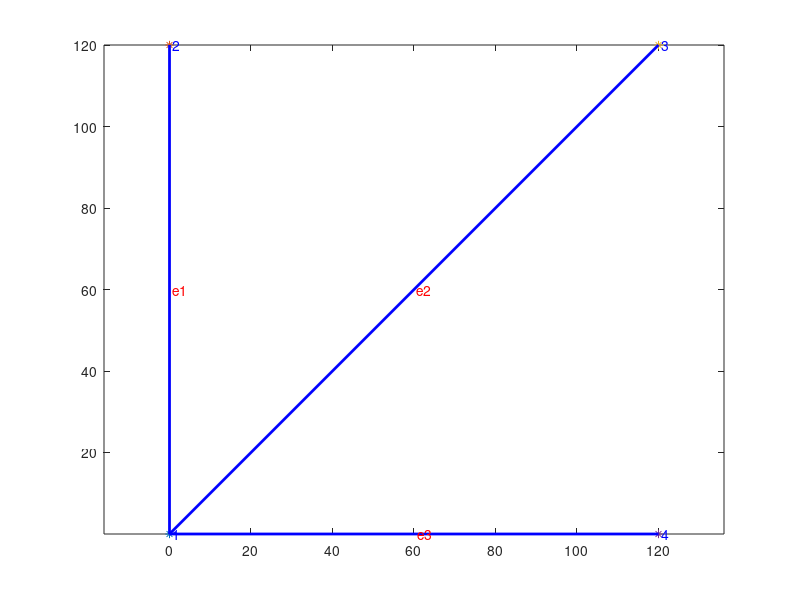

The MATLAB script that drew this image:
function truss_2D
%
%----------------------------------------------------------------------------%
% Static 2-d truss solution
%
%   adapted from the text:
%     The Finite Element Method Using MATLAB
%           by Young W. Kwon and Hyochoong Bang
%
%   adapted by D. G. Taggart for MCE 466
%
% Variable descriptions
%   k = element stiffness matrix
%   kk = system stiffness matrix
%   ff = system force vector
%   index = a vector containing system dofs associated with each element
%   gcoord = global coordinate matrix
%   disp = nodal displacement vector
%   elforce = element force vector
%   eldisp = element nodal displacement
%   stress = stress vector for every element
%   elprop = element property matrix
%   nodes = nodal connectivity matrix for each element
%   bcdof = a vector containing dofs associated with boundary conditions
%   bcval = a vector containing boundary condition values associated with
%           the dofs in 'bcdof'
%----------------------------------------------------------------------------%
clear; clc; format long; close all
%-------------------- Begin model definition --------------------
%
%---------------------------
% joint definitions (x,y,BC,Fx,Fy)
%    where BC=0 (u&v-free)
%    where BC=1 (u=v=0)
%    where BC=2 (u=0,v-free)
%    where BC=3 (u-free,v=0)
%---------------------------
node_def=[ 0,   0,   0,   0, -10000;
           0,  120,  1,   0,   0;
         120,  120,  1,   0,   0;
         120,    0,  1,   0,   0];
%---------------------------
% member definitions (Node 1, Node 2, Area)
%---------------------------
elements=[1, 2, 2;
          1, 3, 2;
          1, 4, 2];
%---------------------------
% material property (Young's modulus)
%---------------------------
E=30e6;  
%
%-------------------- End model definition --------------------
%
%---------------------------
%  plot truss geometry
%---------------------------
plot_truss(node_def,elements)
%---------------------------
%  control input data
%---------------------------
nsiz=size(node_def);
esiz=size(elements);
nel=esiz(1);             % number of element
nnode=nsiz(1);           % number of nodes
nnel=2;                  % number of nodes per element
ndof=2;                  % number of dofs per node
sdof=nnode*ndof;         % total system dofs
%---------------------------
%  nodal coordinates
%---------------------------
gcoord=node_def(:,1:2);   % (x,y) coordinates of nodes
%------------------------------------------
%  material and geometric properties
%------------------------------------------
for iel=1:nel
    elprop(iel,1)=E;                % Young's modulus
    elprop(iel,2)=elements(iel,3);  % member cross-section
end
%-----------------------------
%  nodal connectivity
%-----------------------------
nodes=elements(:,1:2);
%-----------------------------
%  applied constraints
%-----------------------------
count=1;
for i=1:nnode
    if node_def(i,3)==1
        bcdof(1,count)=2*i-1;
        bcdof(1,count+1)=2*i;
        count=count+2;
    elseif node_def(i,3)==2
        bcdof(1,count)=2*i-1;
        count=count+1;
    elseif node_def(i,3)==3
        bcdof(1,count)=2*i;
        count=count+1;
    else
        continue
    end
end
bcval=zeros(1,count-1);
%----------------------------
%  initialization to zero
%----------------------------
ff=zeros(sdof,1);              % system force vector
kk=zeros(sdof,sdof);           % system stiffness matrix
index=zeros(nnel*ndof,1);      % index vector
elforce=zeros(nnel*ndof,1);    % element force vector
eldisp=zeros(nnel*ndof,1);     % element nodal displacement vector
k=zeros(nnel*ndof,nnel*ndof);  % element stiffness matrix
stress=zeros(nel,1);           % stress vector for every element
%-----------------------------
%  applied nodal force
%-----------------------------
for i=1:nnode
    idof=2*i-1;
    ff(idof)=node_def(i,4);
    ff(idof+1)=node_def(i,5);
end
%--------------------------
%  loop for elements
%--------------------------
for iel=1:nel             % loop for the total number of elements
    nd(1)=nodes(iel,1);   % 1st connected node for the (iel)-th element
    nd(2)=nodes(iel,2);   % 2nd connected node for the (iel)-th element
    x1=gcoord(nd(1),1);   % x coordinate of 1st node
    y1=gcoord(nd(1),2);   % y coordinate of 1st node
    x2=gcoord(nd(2),1);   % x coordinate of 1st node
    y2=gcoord(nd(2),2);   % y coordinate of 2nd node
    leng=sqrt((x2-x1)^2+(y2-y1)^2);   % element length
    %
    if (x2-x1)==0
        if y2>y1
            beta=pi/2;
        else
            beta=-pi/2;
        end
    else
        beta=asin((y2-y1)/leng);
    end
    %
    %     if (x2-x1)==0
    %         beta=2*atan(1);   % angle between local and global axes
    %     else
    %         beta=atan((y2-y1)/(x2-x1));
    %     end
    %
    el=elprop(iel,1);                  % extract elastic modulus
    area=elprop(iel,2);                % extract cross-sectional area
    index=feeldof(nd,nnel,ndof);       % extract system dofs for the element
    k=fetruss2(el,leng,area,0,beta,1); % compute element matrix
    kk=feasmbl1(kk,k,index);           % assemble into system matrix
end
%---------------------------------------------------
%  apply constraints and solve the matrix
%---------------------------------------------------
[kk,ff]=feaplyc2(kk,ff,bcdof,bcval);  % apply the boundary conditions
disp=kk\ff;   % solve the matrix equation to find nodal displacements
%--------------------------------------------------
%  post computation for stress calculation
%--------------------------------------------------
for iel=1:nel         % loop for the total number of elements
    nd(1)=nodes(iel,1);   % 1st connected node for the (iel)-th element
    nd(2)=nodes(iel,2);   % 2nd connected node for the (iel)-th element
    x1=gcoord(nd(1),1); y1=gcoord(nd(1),2);  % coordinate of 1st node
    x2=gcoord(nd(2),1); y2=gcoord(nd(2),2);  % coordinate of 2nd node
    leng=sqrt((x2-x1)^2+(y2-y1)^2);  % element length
    %
    if (x2-x1)==0
        if y2>y1
            beta=pi/2;
        else
            beta=-pi/2;
        end
    else
        beta=asin((y2-y1)/leng);
    end
    %
    %     if (x2-x1)==0
    %         beta=2*atan(1);   % angle between local and global axes
    %     else
    %         beta=atan((y2-y1)/(x2-x1));
    %     end
    %
    el=elprop(iel,1);               % extract elastic modulus
    area=elprop(iel,2);             % extract cross-sectional area
    index=feeldof(nd,nnel,ndof);    % extract system dofs for the element
    k=fetruss2(el,leng,area,0,beta,1); % compute element matrix
    for i=1:(nnel*ndof)             % extract displacements associated with
        eldisp(i)=disp(index(i));   % (iel)-th element
    end
    c=cos(beta); s=sin(beta);
    stress(iel)=(E/leng)*[-c -s c s]*eldisp;    
end
%----------------------------
% print fem solutions
%----------------------------
num=1:1:sdof;
displ=[num' disp]          % print displacements
numm=1:1:nel;
stresses=[numm' stress]    % print stresses
%
%--------------------------------------------------------------------
%
function [k,m]=fetruss2(el,leng,area,rho,beta,ipt)
%     Stiffness and mass matrices for the 2-d truss element
%     nodal dof {u_1 v_1 u_2 v_2}
%
%  Synopsis:
%     [k,m]=fetruss2(el,leng,area,rho,beta,ipt)
%
%  Variable Description:
%     k - element stiffness matrix (size of 4x4)
%     m - element mass matrix (size of 4x4)
%     el - elastic modulus
%     leng - element length
%     area - area of truss cross-section
%     rho - mass density (mass per unit volume)
%     beta - angle between the local and global axes         
%            positive if the local axis is in the ccw direction from
%            the global axis
%     ipt = 1 - consistent mass matrix
%         = 2 - lumped mass matrix
%--------------------------------------------------------------------------
% stiffness matrix
c=cos(beta); s=sin(beta);
k= (area*el/leng)*[ c*c   c*s  -c*c  -c*s;...
    c*s   s*s  -c*s  -s*s;...
    -c*c  -c*s   c*c   c*s;...
    -c*s  -s*s   c*s   s*s];
% consistent mass matrix
if ipt==1
    m=(rho*area*leng/6)*[ 2*c*c+2*s*s  0  c*c+s*s  0;...
        0  2*c*c+2*s*s  0  c*c+s*s;...
        c*c+s*s  0  2*c*c+2*s*s  0;...
        0  c*c+s*s  0  2*c*c+2*s*s];
    % lumped mass matrix
else
    m=(rho*area*leng/2)*[ c*c+s*s  0  0  0;...
        0  c*c+s*s  0  0;...
        0  0  c*c+s*s  0;...
        0  0  0  c*c+s*s];
end
%
%--------------------------------------------------------------------
%
function [kk]=feasmbl1(kk,k,index)
%  Purpose:
%     Assembly of element matrices into the system matrix
%
%  Synopsis:
%     [kk]=feasmbl1(kk,k,index)
%
%  Variable Description:
%     kk - system matrix
%     k  - element matri
%     index - d.o.f. vector associated with an element
%-----------------------------------------------------------
edof = length(index);
for i=1:edof
    ii=index(i);
    for j=1:edof
        jj=index(j);
        kk(ii,jj)=kk(ii,jj)+k(i,j);
    end
end
%
%--------------------------------------------------------------------
%
function [index]=feeldof(nd,nnel,ndof)
%  Purpose:
%     Compute system dofs associated with each element
%
%  Synopsis:
%     [index]=feeldof(nd,nnel,ndof)
%
%  Variable Description:
%     index - system dof vector associated with element "iel"
%     iel - element number whose system dofs are to be determined
%     nnel - number of nodes per element
%     ndof - number of dofs per node
%-----------------------------------------------------------

edof = nnel*ndof;
k=0;
for i=1:nnel
    start = (nd(i)-1)*ndof;
    for j=1:ndof
        k=k+1;
        index(k)=start+j;
    end
end
%
%--------------------------------------------------------------------
%
function [kk,ff]=feaplyc2(kk,ff,bcdof,bcval)
%  Purpose:
%     Apply constraints to matrix equation [kk]{x}={ff}
%
%  Synopsis:
%     [kk,ff]=feaplybc(kk,ff,bcdof,bcval)
%
%  Variable Description:
%     kk - system matrix before applying constraints
%     ff - system vector before applying constraints
%     bcdof - a vector containging constrained d.o.f
%     bcval - a vector containing contained value
%
%     For example, there are constraints at d.o.f=2 and 10
%     and their constrained values are 0.0 and 2.5,
%     respectively.  Then, bcdof(1)=2 and bcdof(2)=10; and
%     bcval(1)=1.0 and bcval(2)=2.5.
%-----------------------------------------------------------
n=length(bcdof);
sdof=size(kk);
for i=1:n
    c=bcdof(i);
    for j=1:sdof
        kk(c,j)=0;
    end 
    kk(c,c)=1;
    ff(c)=bcval(i);
end
%
%--------------------------------------------------------------------
%
function plot_truss(joint_def,member_def)
%
jsiz=size(joint_def);
msiz=size(member_def);
nj=jsiz(1);
nm=msiz(1);
x=joint_def(:,1);
y=joint_def(:,2);
ei=member_def(:,1);
ej=member_def(:,2);
icolor=1;
%
%
A=member_def(:,3);
Amax=max(A);
%
labels=1;
if labels==1
    if icolor==1
        for i=1:nj
            plot(x(i),y(i),'*') % Drawing nodes
            t=[' ',num2str(i)];
            text(x(i)+0.015,y(i)+0.015,t,'Color','b');
            hold on
        end
    end
end
for k=1:nm
    if A(k)>.01*Amax
        str2=num2str(k);
        Xi(k)=x(ei(k));
        Yi(k)=y(ei(k));
        Xj(k)=x(ej(k));
        Yj(k)=y(ej(k));
        if icolor==1
            line([Xi(k) Xj(k)],[Yi(k) Yj(k)],'LineWidth',2,'Color','b')
        end
        if icolor==2
            line([Xi(k) Xj(k)],[Yi(k) Yj(k)],'LineWidth',2,'Color','r')
        end
        if icolor==3
            line([Xi(k) Xj(k)],[Yi(k) Yj(k)],'LineWidth',2,'Color','g')
        end
        if icolor==1
            if labels==1
                a=(Xi(k)+Xj(k))/2;
                b=(Yi(k)+Yj(k))/2;
                tt=[' e',num2str(k)];
                text(a,b,tt,'Color','r');
            end
        end
        hold off
    end
end
axis equal

